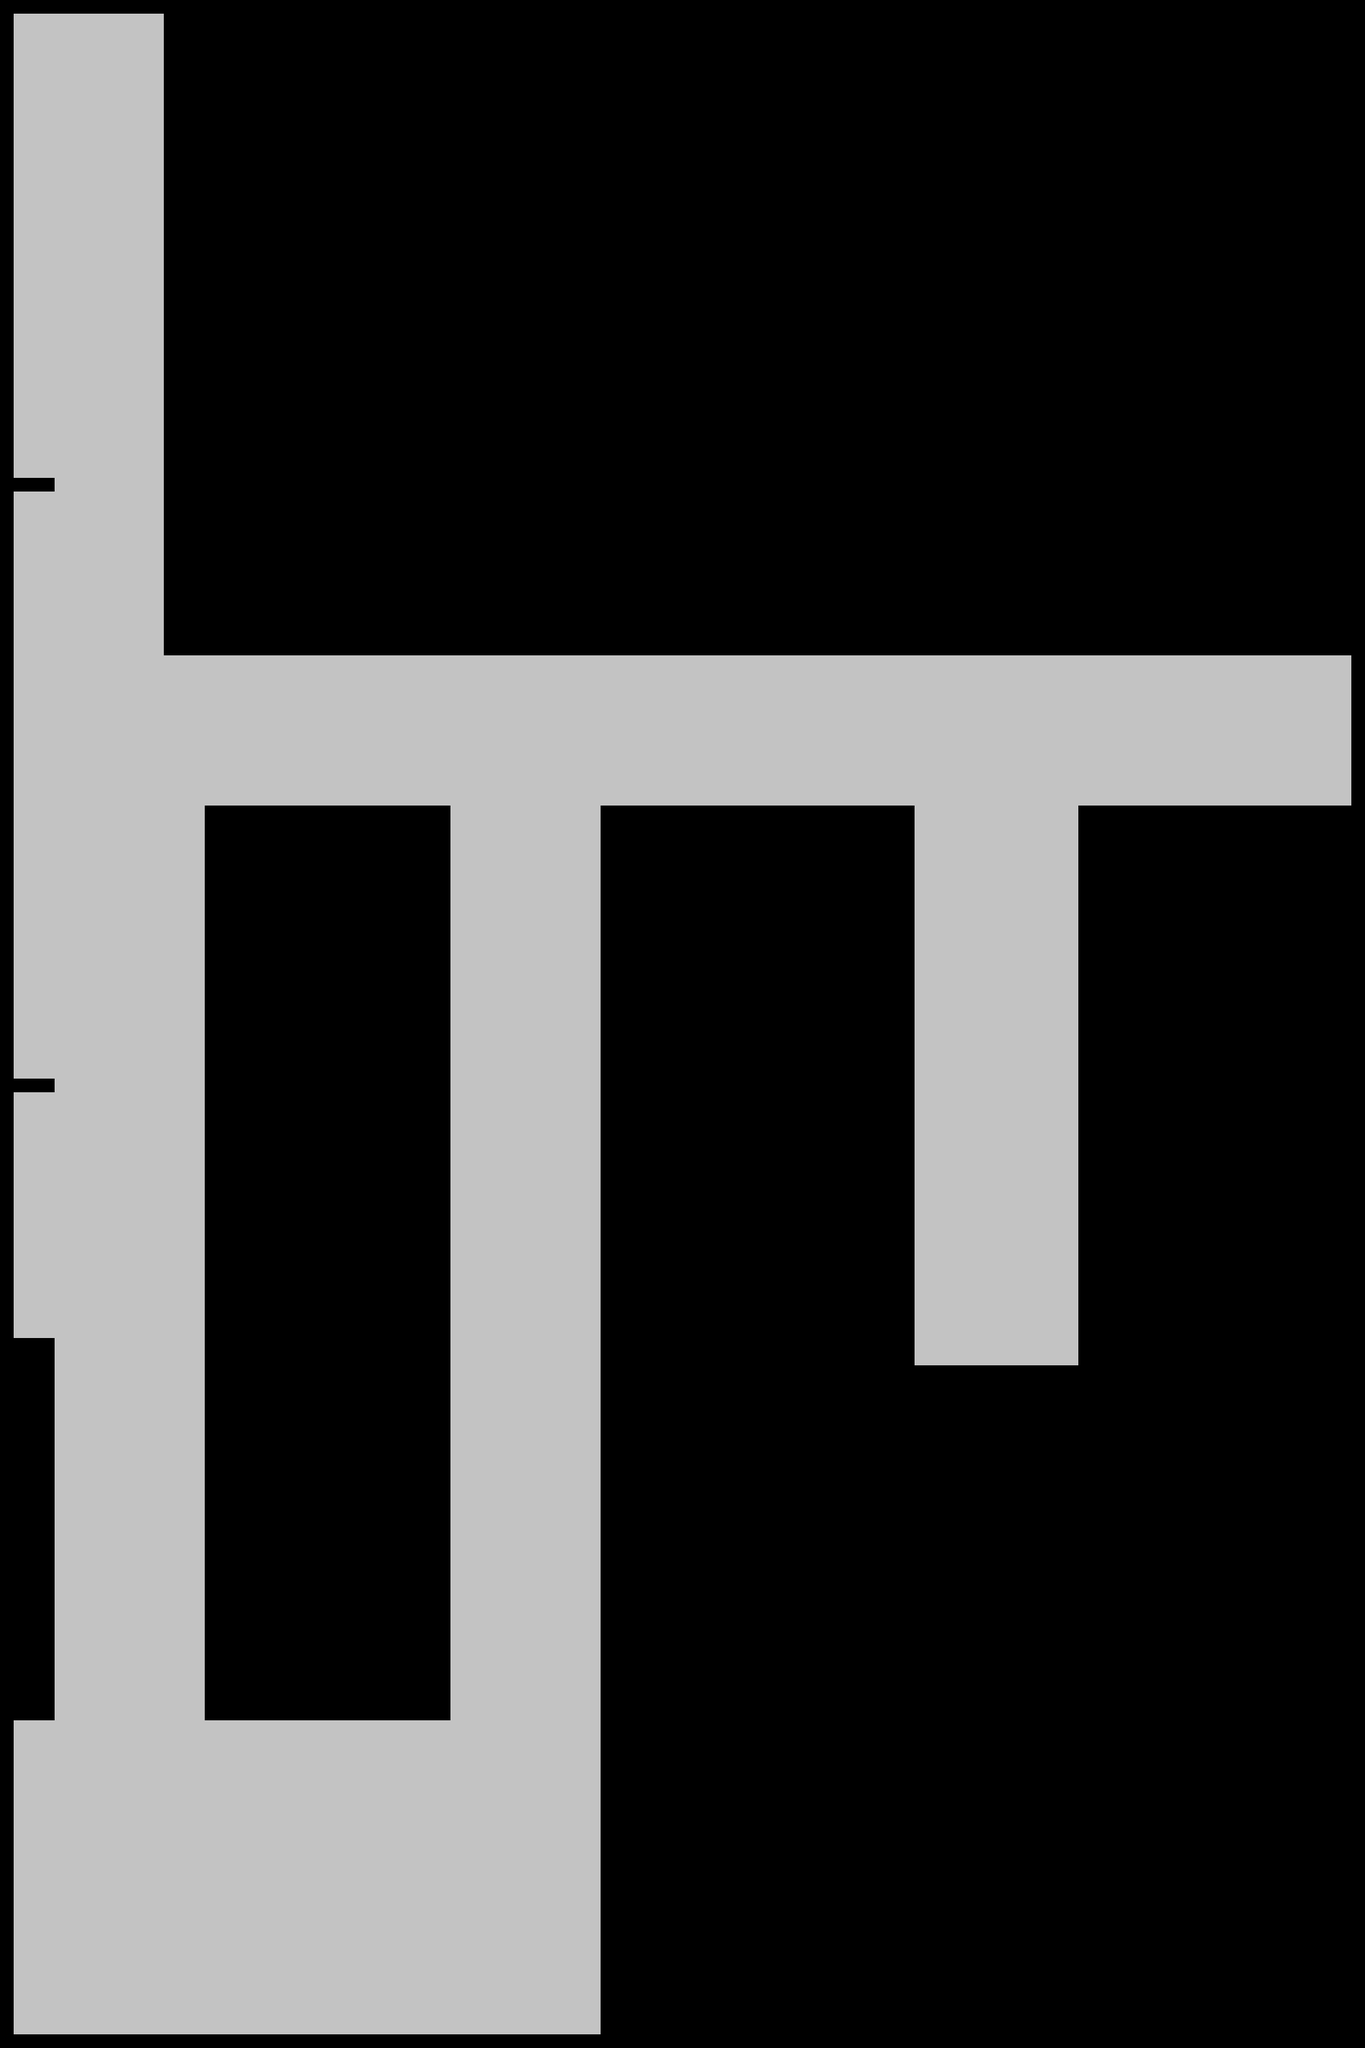

The image is a tile-based game level rendered from a .tmx file. Its description and source (layers, tilesets, objects; grid data summarised) follow:
An orthogonal 100x150 tile map with 20x20 px tiles, 2 tile layers (Gulvlayer, Vegglayer).

<map version="1.2" tiledversion="1.2.2" orientation="orthogonal" renderorder="right-down" width="100" height="150" tilewidth="20" tileheight="20" infinite="0" nextlayerid="3" nextobjectid="1">
 <tileset firstgid="1" name="SvartHvitTileset" tilewidth="20" tileheight="20" tilecount="2" columns="2">
  <image source="SvartHvitTileset.png" width="40" height="20" />
 </tileset>
 <layer id="1" name="Gulvlayer" width="100" height="150">
  <data>[15000 cells, 4661 non-empty, 1 distinct tile ids]</data>
 </layer>
 <layer id="2" name="Vegglayer" width="100" height="150">
  <data>[15000 cells, 756 non-empty, 1 distinct tile ids]</data>
 </layer>
</map>